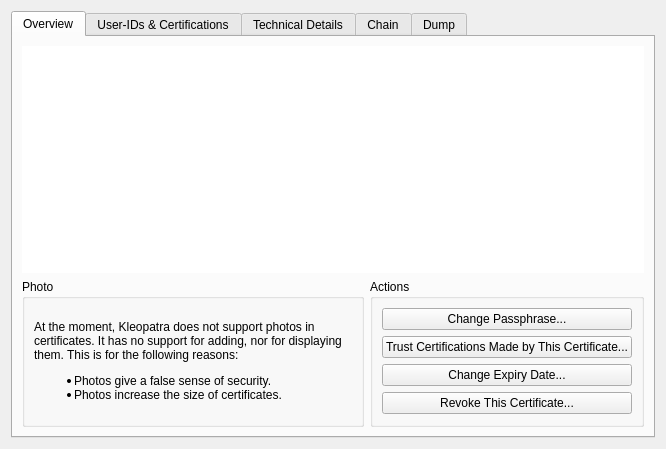
<?xml version="1.0" encoding="UTF-8"?>
<ui version="4.0">
 <class>CertificateDetailsDialog</class>
 <widget class="QWidget" name="CertificateDetailsDialog">
  <property name="geometry">
   <rect>
    <x>0</x>
    <y>0</y>
    <width>666</width>
    <height>449</height>
   </rect>
  </property>
  <property name="windowTitle">
   <string>Certificate Details</string>
  </property>
  <layout class="QVBoxLayout">
   <item>
    <widget class="QTabWidget" name="tabWidget">
     <widget class="QWidget" name="overviewTab">
      <attribute name="title">
       <string>Overview</string>
      </attribute>
      <layout class="QGridLayout">
       <item row="1" column="1">
        <widget class="QGroupBox" name="overviewActionsGB">
         <property name="title">
          <string>Actions</string>
         </property>
         <layout class="QVBoxLayout" name="verticalLayout">
          <item>
           <widget class="QPushButton" name="changePassphrasePB">
            <property name="text">
             <string>Change Passphrase...</string>
            </property>
            <property name="autoDefault">
             <bool>false</bool>
            </property>
           </widget>
          </item>
          <item>
           <widget class="QPushButton" name="changeTrustLevelPB">
            <property name="text">
             <string>Trust Certifications Made by This Certificate...</string>
            </property>
            <property name="autoDefault">
             <bool>false</bool>
            </property>
           </widget>
          </item>
          <item>
           <widget class="QPushButton" name="changeExpiryDatePB">
            <property name="text">
             <string>Change Expiry Date...</string>
            </property>
            <property name="autoDefault">
             <bool>false</bool>
            </property>
           </widget>
          </item>
          <item>
           <widget class="QPushButton" name="revokeCertificatePB">
            <property name="text">
             <string>Revoke This Certificate...</string>
            </property>
            <property name="autoDefault">
             <bool>false</bool>
            </property>
           </widget>
          </item>
          <item>
           <spacer name="verticalSpacer">
            <property name="orientation">
             <enum>Qt::Vertical</enum>
            </property>
            <property name="sizeHint" stdset="0">
             <size>
              <width>0</width>
              <height>1</height>
             </size>
            </property>
           </spacer>
          </item>
         </layout>
        </widget>
       </item>
       <item row="0" column="0" colspan="2">
        <widget class="QTextBrowser" name="overviewLB">
         <property name="sizePolicy">
          <sizepolicy hsizetype="Expanding" vsizetype="Expanding">
           <horstretch>0</horstretch>
           <verstretch>1</verstretch>
          </sizepolicy>
         </property>
         <property name="frameShape">
          <enum>QFrame::NoFrame</enum>
         </property>
         <property name="openLinks">
          <bool>false</bool>
         </property>
        </widget>
       </item>
       <item row="1" column="0">
        <widget class="QGroupBox" name="groupBox_2">
         <property name="sizePolicy">
          <sizepolicy hsizetype="Preferred" vsizetype="Preferred">
           <horstretch>1</horstretch>
           <verstretch>0</verstretch>
          </sizepolicy>
         </property>
         <property name="title">
          <string>Photo</string>
         </property>
         <layout class="QVBoxLayout" name="verticalLayout_2">
          <item>
           <widget class="QLabel" name="photoLB">
            <property name="text">
             <string>&lt;p&gt;At the moment, Kleopatra does not support photos in certificates. It has no support for adding, nor for displaying them. This is for the following reasons:&lt;/p&gt;
&lt;ul&gt;
&lt;li&gt;Photos give a false sense of security.&lt;/li&gt;
&lt;li&gt;Photos increase the size of certificates.&lt;/li&gt;
&lt;/ul&gt;</string>
            </property>
            <property name="scaledContents">
             <bool>false</bool>
            </property>
            <property name="wordWrap">
             <bool>true</bool>
            </property>
           </widget>
          </item>
         </layout>
        </widget>
       </item>
      </layout>
     </widget>
     <widget class="QWidget" name="certificationsTab">
      <attribute name="title">
       <string>User-IDs &amp;&amp; Certifications</string>
      </attribute>
      <layout class="QVBoxLayout" name="verticalLayout_6">
       <item>
        <layout class="QHBoxLayout" name="horizontalLayout_2">
         <item>
          <widget class="QTreeView" name="certificationsTV">
           <property name="selectionMode">
            <enum>QAbstractItemView::ExtendedSelection</enum>
           </property>
           <property name="allColumnsShowFocus">
            <bool>true</bool>
           </property>
          </widget>
         </item>
         <item>
          <layout class="QVBoxLayout" name="verticalLayout_5">
           <item>
            <widget class="QGroupBox" name="userIDsActionsGB">
             <property name="title">
              <string>User-IDs</string>
             </property>
             <layout class="QVBoxLayout" name="verticalLayout_3">
              <item>
               <widget class="QPushButton" name="addUserIDPB">
                <property name="text">
                 <string>Add...</string>
                </property>
                <property name="autoDefault">
                 <bool>false</bool>
                </property>
               </widget>
              </item>
              <item>
               <widget class="QPushButton" name="revokeUserIDPB">
                <property name="text">
                 <string>Revoke...</string>
                </property>
                <property name="autoDefault">
                 <bool>false</bool>
                </property>
               </widget>
              </item>
              <item>
               <widget class="QPushButton" name="certifyUserIDPB">
                <property name="text">
                 <string>Certify...</string>
                </property>
                <property name="autoDefault">
                 <bool>false</bool>
                </property>
               </widget>
              </item>
             </layout>
            </widget>
           </item>
           <item>
            <widget class="QGroupBox" name="certificationsActionGB">
             <property name="title">
              <string>Certifications</string>
             </property>
             <layout class="QVBoxLayout" name="verticalLayout_4">
              <item>
               <widget class="QPushButton" name="revokeCertificationPB">
                <property name="text">
                 <string>Revoke...</string>
                </property>
                <property name="autoDefault">
                 <bool>false</bool>
                </property>
               </widget>
              </item>
             </layout>
            </widget>
           </item>
           <item>
            <spacer name="verticalSpacer_2">
             <property name="orientation">
              <enum>Qt::Vertical</enum>
             </property>
             <property name="sizeHint" stdset="0">
              <size>
               <width>20</width>
               <height>40</height>
              </size>
             </property>
            </spacer>
           </item>
           <item>
            <widget class="QPushButton" name="expandAllCertificationsPB">
             <property name="text">
              <string>Expand All</string>
             </property>
             <property name="autoDefault">
              <bool>false</bool>
             </property>
            </widget>
           </item>
           <item>
            <widget class="QPushButton" name="collapseAllCertificationsPB">
             <property name="text">
              <string>Collapse All</string>
             </property>
             <property name="autoDefault">
              <bool>false</bool>
             </property>
            </widget>
           </item>
          </layout>
         </item>
        </layout>
       </item>
       <item>
        <widget class="QPushButton" name="showCertificationsPB">
         <property name="text">
          <string/>
         </property>
         <property name="autoDefault">
          <bool>false</bool>
         </property>
        </widget>
       </item>
      </layout>
     </widget>
     <widget class="QWidget" name="detailsTab">
      <attribute name="title">
       <string>Technical Details</string>
      </attribute>
      <layout class="QVBoxLayout" name="verticalLayout_7">
       <item>
        <layout class="QHBoxLayout" name="horizontalLayout">
         <item>
          <widget class="QLabel" name="detailsLeftLB"/>
         </item>
         <item>
          <widget class="QLabel" name="detailsRightLB"/>
         </item>
        </layout>
       </item>
       <item>
        <widget class="KDHorizontalLine" name="subkeyHLine"/>
       </item>
       <item>
        <widget class="QTreeView" name="subkeyTV">
         <property name="selectionMode">
          <enum>QAbstractItemView::NoSelection</enum>
         </property>
         <property name="rootIsDecorated">
          <bool>false</bool>
         </property>
         <property name="allColumnsShowFocus">
          <bool>true</bool>
         </property>
        </widget>
       </item>
      </layout>
     </widget>
     <widget class="QWidget" name="chainTab">
      <attribute name="title">
       <string>Chain</string>
      </attribute>
      <layout class="QVBoxLayout">
       <item>
        <widget class="QTreeWidget" name="chainTW">
         <property name="allColumnsShowFocus">
          <bool>true</bool>
         </property>
         <property name="headerHidden">
          <bool>true</bool>
         </property>
         <column>
          <property name="text">
           <string>1</string>
          </property>
         </column>
        </widget>
       </item>
      </layout>
     </widget>
     <widget class="QWidget" name="dumpTab">
      <attribute name="title">
       <string>Dump</string>
      </attribute>
      <layout class="QVBoxLayout">
       <item>
        <widget class="QLabel" name="label">
         <property name="text">
          <string>This is a dump of all information the backend has about this certificate:</string>
         </property>
        </widget>
       </item>
       <item>
        <widget class="KDLogTextWidget" name="dumpLTW" native="true">
         <property name="sizePolicy">
          <sizepolicy hsizetype="Preferred" vsizetype="MinimumExpanding">
           <horstretch>0</horstretch>
           <verstretch>0</verstretch>
          </sizepolicy>
         </property>
        </widget>
       </item>
      </layout>
     </widget>
    </widget>
   </item>
  </layout>
 </widget>
 <customwidgets>
  <customwidget>
   <class>KDLogTextWidget</class>
   <extends>QWidget</extends>
   <header>utils/kdlogtextwidget.h</header>
   <container>1</container>
  </customwidget>
  <customwidget>
   <class>KDHorizontalLine</class>
   <extends>QFrame</extends>
   <header>ui/kdhorizontalline.h</header>
   <container>1</container>
  </customwidget>
 </customwidgets>
 <resources/>
 <connections>
  <connection>
   <sender>changePassphrasePB</sender>
   <signal>clicked()</signal>
   <receiver>CertificateDetailsDialog</receiver>
   <slot>slotChangePassphraseClicked()</slot>
   <hints>
    <hint type="sourcelabel">
     <x>748</x>
     <y>390</y>
    </hint>
    <hint type="destinationlabel">
     <x>782</x>
     <y>350</y>
    </hint>
   </hints>
  </connection>
  <connection>
   <sender>changeTrustLevelPB</sender>
   <signal>clicked()</signal>
   <receiver>CertificateDetailsDialog</receiver>
   <slot>slotChangeTrustLevelClicked()</slot>
   <hints>
    <hint type="sourcelabel">
     <x>742</x>
     <y>400</y>
    </hint>
    <hint type="destinationlabel">
     <x>784</x>
     <y>402</y>
    </hint>
   </hints>
  </connection>
  <connection>
   <sender>changeExpiryDatePB</sender>
   <signal>clicked()</signal>
   <receiver>CertificateDetailsDialog</receiver>
   <slot>slotChangeExpiryDateClicked()</slot>
   <hints>
    <hint type="sourcelabel">
     <x>742</x>
     <y>448</y>
    </hint>
    <hint type="destinationlabel">
     <x>780</x>
     <y>450</y>
    </hint>
   </hints>
  </connection>
  <connection>
   <sender>revokeCertificatePB</sender>
   <signal>clicked()</signal>
   <receiver>CertificateDetailsDialog</receiver>
   <slot>slotRevokeCertificateClicked()</slot>
   <hints>
    <hint type="sourcelabel">
     <x>728</x>
     <y>496</y>
    </hint>
    <hint type="destinationlabel">
     <x>778</x>
     <y>498</y>
    </hint>
   </hints>
  </connection>
  <connection>
   <sender>addUserIDPB</sender>
   <signal>clicked()</signal>
   <receiver>CertificateDetailsDialog</receiver>
   <slot>slotAddUserIDClicked()</slot>
   <hints>
    <hint type="sourcelabel">
     <x>738</x>
     <y>100</y>
    </hint>
    <hint type="destinationlabel">
     <x>780</x>
     <y>100</y>
    </hint>
   </hints>
  </connection>
  <connection>
   <sender>revokeUserIDPB</sender>
   <signal>clicked()</signal>
   <receiver>CertificateDetailsDialog</receiver>
   <slot>slotRevokeUserIDClicked()</slot>
   <hints>
    <hint type="sourcelabel">
     <x>738</x>
     <y>150</y>
    </hint>
    <hint type="destinationlabel">
     <x>778</x>
     <y>152</y>
    </hint>
   </hints>
  </connection>
  <connection>
   <sender>certifyUserIDPB</sender>
   <signal>clicked()</signal>
   <receiver>CertificateDetailsDialog</receiver>
   <slot>slotCertifyUserIDClicked()</slot>
   <hints>
    <hint type="sourcelabel">
     <x>736</x>
     <y>190</y>
    </hint>
    <hint type="destinationlabel">
     <x>780</x>
     <y>190</y>
    </hint>
   </hints>
  </connection>
  <connection>
   <sender>revokeCertificationPB</sender>
   <signal>clicked()</signal>
   <receiver>CertificateDetailsDialog</receiver>
   <slot>slotRevokeCertificationClicked()</slot>
   <hints>
    <hint type="sourcelabel">
     <x>732</x>
     <y>272</y>
    </hint>
    <hint type="destinationlabel">
     <x>780</x>
     <y>272</y>
    </hint>
   </hints>
  </connection>
  <connection>
   <sender>showCertificationsPB</sender>
   <signal>clicked()</signal>
   <receiver>CertificateDetailsDialog</receiver>
   <slot>slotShowCertificationsClicked()</slot>
   <hints>
    <hint type="sourcelabel">
     <x>748</x>
     <y>510</y>
    </hint>
    <hint type="destinationlabel">
     <x>776</x>
     <y>490</y>
    </hint>
   </hints>
  </connection>
  <connection>
   <sender>expandAllCertificationsPB</sender>
   <signal>clicked()</signal>
   <receiver>certificationsTV</receiver>
   <slot>expandAll()</slot>
   <hints>
    <hint type="sourcelabel">
     <x>665</x>
     <y>424</y>
    </hint>
    <hint type="destinationlabel">
     <x>525</x>
     <y>320</y>
    </hint>
   </hints>
  </connection>
  <connection>
   <sender>collapseAllCertificationsPB</sender>
   <signal>clicked()</signal>
   <receiver>certificationsTV</receiver>
   <slot>collapseAll()</slot>
   <hints>
    <hint type="sourcelabel">
     <x>701</x>
     <y>464</y>
    </hint>
    <hint type="destinationlabel">
     <x>585</x>
     <y>352</y>
    </hint>
   </hints>
  </connection>
 </connections>
 <slots>
  <slot>slotChangePassphraseClicked()</slot>
  <slot>slotChangeTrustLevelClicked()</slot>
  <slot>slotChangeExpiryDateClicked()</slot>
  <slot>slotRevokeCertificateClicked()</slot>
  <slot>slotAddUserIDClicked()</slot>
  <slot>slotCertifyUserIDClicked()</slot>
  <slot>slotRevokeUserIDClicked()</slot>
  <slot>slotRevokeCertificationClicked()</slot>
  <slot>slotShowCertificationsClicked()</slot>
 </slots>
</ui>
